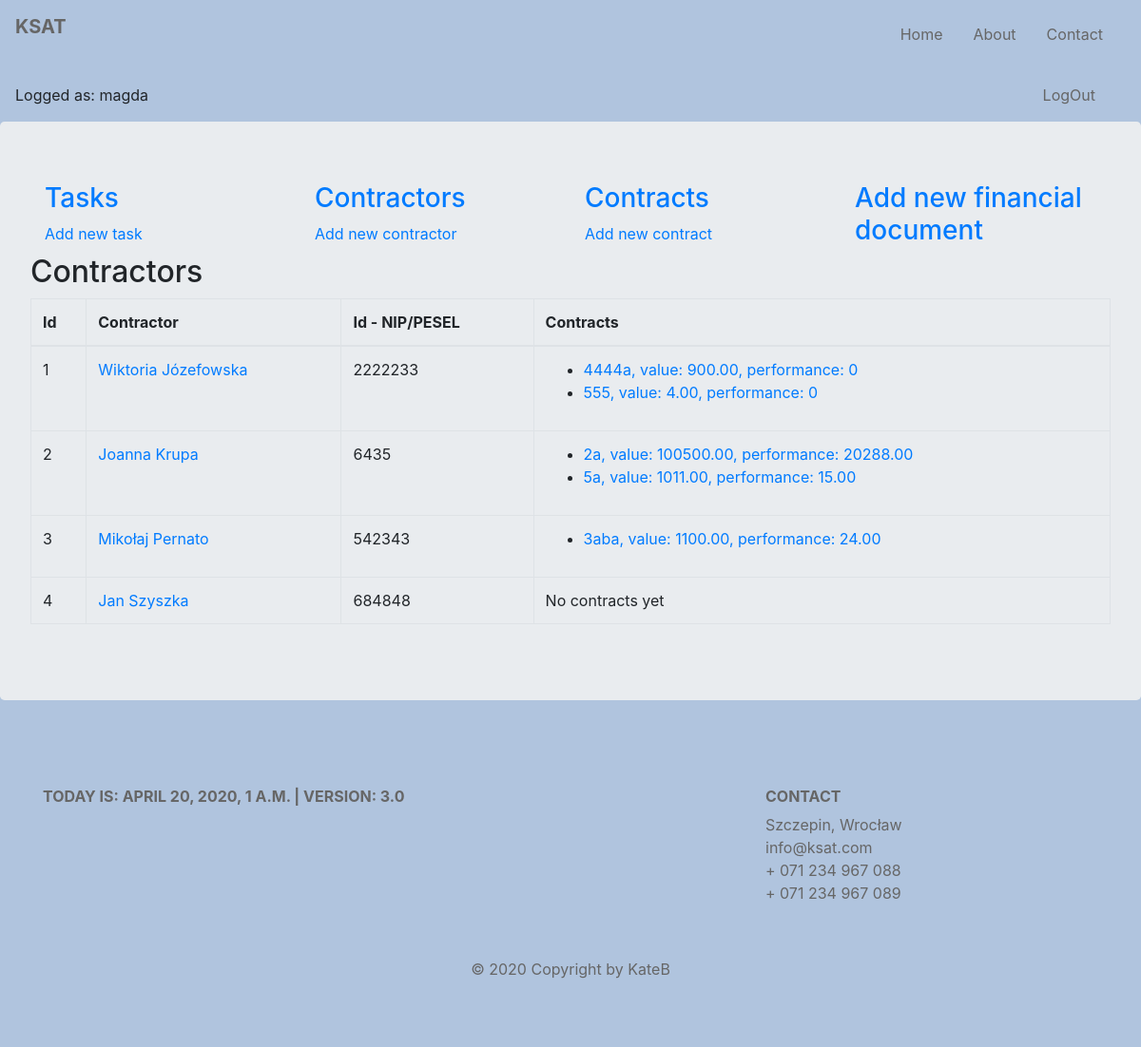
The page /ksat/contractors/ (signed in) on the database as committed earlier.
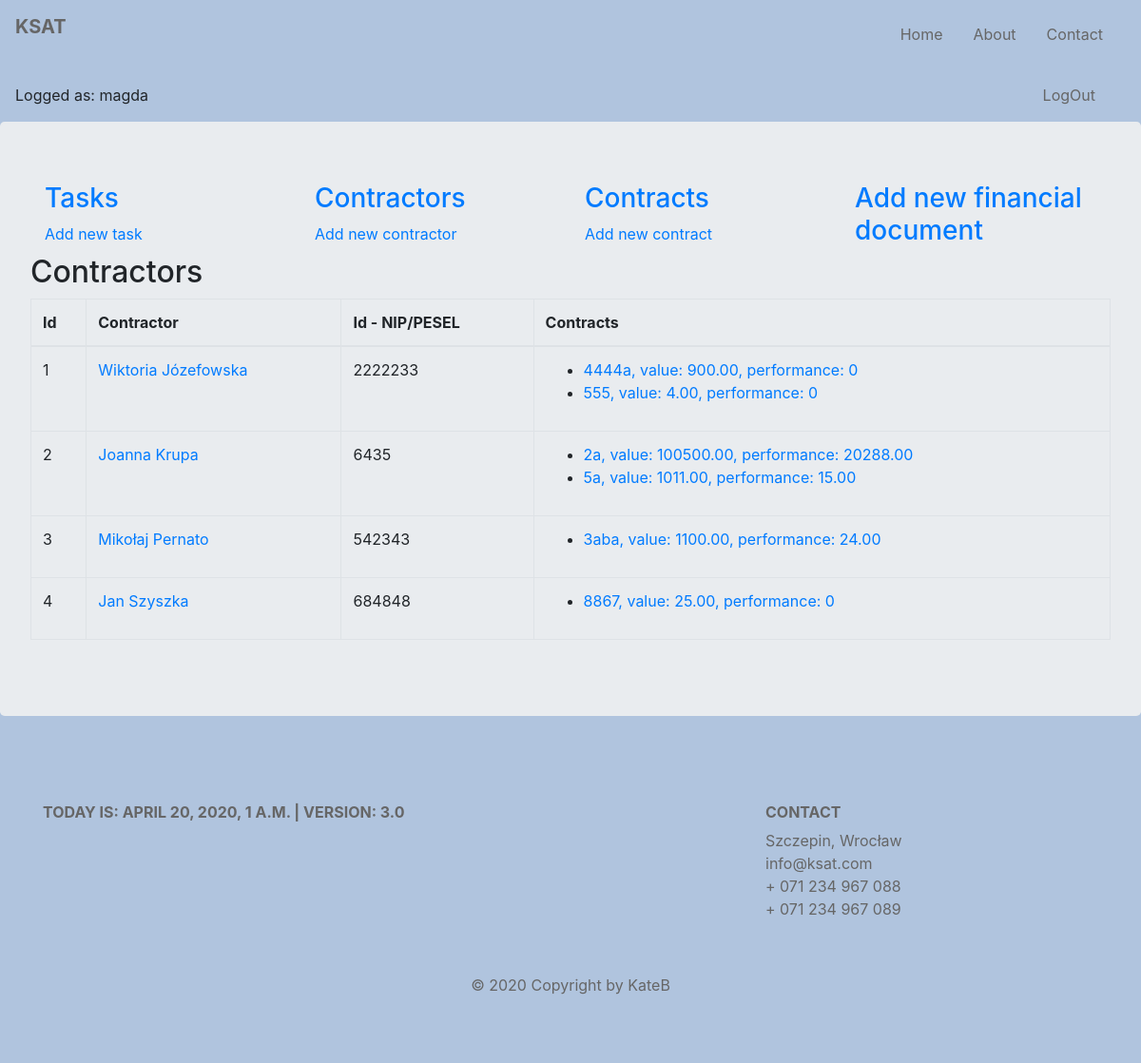
The same page on the database as committed later.
### budget/models.py (models this page shows, shortened)
class Contractor(models.Model):
    name = models.CharField(max_length=128)
    last_name = models.CharField(max_length=128)
    num = models.SmallIntegerField(blank=True)
    def get_absolute_url(self):
        return reverse('budget:contractor_details', kwargs={'contractor_id': self.pk})
    def __str__(self):
        return f'{self.name} {self.last_name}'
    class Meta:
        default_related_name = 'contractors'
        ordering = ('last_name',)
        verbose_name = 'contractor'

class Contract(models.Model):
    number = models.CharField(max_length=128, unique=True)
    date = models.DateField()
    task = models.ForeignKey(Task, on_delete=models.CASCADE, related_name='contracts', related_query_name='contract')
    contractor = models.ForeignKey(Contractor, default=None, on_delete=models.CASCADE, related_name='contracts',
                                   related_query_name='contract')
    article = models.ManyToManyField(Articles, through='ContractArticle')
    def contract_value(self):
        value = ContractArticle.objects.filter(contract=self).aggregate(total=Sum('value'))['total']
        if value:
            return round(value, 2)
        return 0
    def contract_performance(self):
        fin_docs = FinancialDocument.objects.filter(contract=self)
        performance = 0
        for fin_doc in fin_docs:
            performance += fin_doc.fin_doc_value()
        return round(performance, 2)
    class Meta:
        default_related_name = 'contract'
        ordering = ('number', 'contractor')
        verbose_name = 'contract'

class FinancialDocument(models.Model):
    contract = models.ForeignKey(Contract, on_delete=models.CASCADE, related_name='fds', related_query_name='fd')
    contractor = models.ForeignKey(Contractor, default=None, on_delete=models.CASCADE, related_name='fds',
                                   related_query_name='fd')
    number = models.CharField(max_length=64, default=None)
    date = models.DateField()
    payment_date1 = models.DateField(blank=True, null=True)
    payment_date2 = models.DateField(blank=True, null=True)
    article = models.ManyToManyField(Articles, through='FinDocumentArticle')
    def fin_doc_value(self):
        value = FinDocumentArticle.objects.filter(fin_doc=self).aggregate(total=Sum('value'))['total']
        if value:
            return round(value, 2)
        return 0
    class Meta:
        default_related_name = 'fds'
        verbose_name = 'finacial_doc'

### budget/views.py (the view)
# urls.py: path('contractors/', views.ContractorView.as_view(), name='contractors'),
class ContractorView(LoginRequiredMixin, ListView):
    login_url = reverse_lazy('budget:login')
    model = Contractor
    template_name = 'budget/contractors.html'
    context_object_name = 'contractors'

### budget/my_context_processor.py (called while the page is built)
def cp(request):
    ctx = {
        "now": django.utils.timezone.now(),
        "version": "3.0"
    }
    return ctx

### budget/templates/budget/contractors.html (shortened to what this page needs)
{% extends 'base.html' %}
{% block content %}
    {{ block.super }}
    <h2>Contractors</h2>
    <table class="table table-bordered">
        <thead>
        <tr>
            <th scope="col">Id</th>
            <th scope="col">Contractor</th>
            <th scope="col">Id - NIP/PESEL</th>
            <th scope="col">Contracts</th>
        </tr>
        </thead>
        <tbody>
        {% for contractor in contractors %}
            <tr>
                <td>{{ forloop.counter }}</td>
                <td><a href="{{ contractor.get_absolute_url }}">{{ contractor }}</a></td>
                <td>{{ contractor.num }}</td>
                <td>{% if contractor.contracts.all %}
                 <ul>   {% for contract in  contractor.contracts.all %}
                            <li><a href="{% url 'budget:contract_details' contract.id %}">{{ contract.number }},
                                value: {{ contract.contract_value }},
                                performance: {{ contract.contract_performance }}</a></li>
                    {% endfor %}</ul>
                {% else %}
                    No contracts yet
                {% endif %}</td>
            </tr>
        {% endfor %}
        </tbody>
    </table>
{% endblock %}

Rows that differ between the two databases and show on the page:
shown differently, row unchanged: Contractor "Jan Szyszka": no longer shows "No contracts yet"
added Contract: number "8867", contract_value "25.00", contract_performance "0", shown under Contractor "Jan Szyszka"
